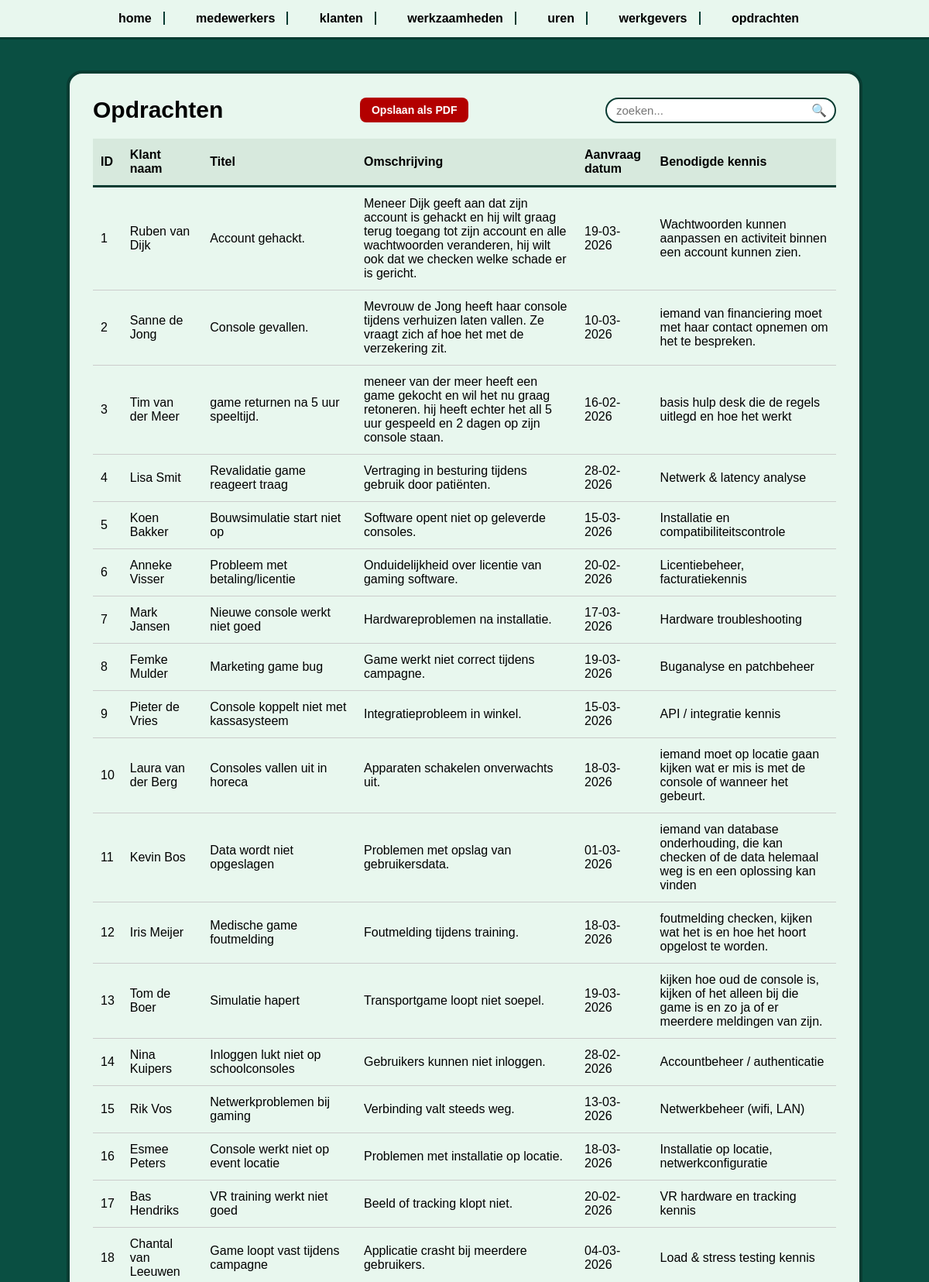
Screenshot of /opdrachten.php (upper part) with the database file from the repository.
### tables this page shows
CREATE TABLE `Opdrachten` (
  `ID` int NOT NULL,
  `Klant naam` varchar(100) NOT NULL,
  `Titel` varchar(50) NOT NULL,
  `Omschrijving` varchar(200) NOT NULL,
  `Aanvraag datum` varchar(15) NOT NULL,
  `Benodigde kennis` varchar(150) NOT NULL
);

### opdrachten.php (the view, shortened to what this page needs)
<?php
$Servername = $_ENV['DB_HOST'] . ':' . $_ENV['DB_PORT'];
$Username   = $_ENV['DB_USERNAME'];
$Password   = $_ENV['DB_PASSWORD'];
$Dbname     = $_ENV['DB_NAME'];
$conn = new mysqli($Servername, $Username, $Password, $Dbname);
$sql = "SELECT
            `ID`,
            `Klant naam`,
            `Titel`,
            `Omschrijving`,
            `Aanvraag datum`,
            `Benodigde kennis`
        FROM `Opdrachten`";
$result = $conn->query($sql);
?>
<!DOCTYPE html>
<html lang="nl">
<head>
</head>
<body>
<nav>
    <div class="links">
        <a href="index.php">home</a>
        <a href="medewerkers.php">medewerkers</a>
        <a href="klanten.php">klanten</a>
        <a href="werkzaamheden.php">werkzaamheden</a>
        <a href="uren.php">uren</a>
        <a href="werkgevers.php">werkgevers</a>
        <a href="opdrachten.php">opdrachten</a>
    </div>
</nav>
<div class="container">
    <div class="title-row">
        <h1>Opdrachten</h1>
        <button class="pdf-btn" onclick="window.print()">Opslaan als PDF</button>
        <div class="searchbar">
            <input type="text" id="search" placeholder="zoeken..."> 🔍
        </div>
    </div>
    <table id="dataTable">
        <tr>
            <th>ID</th>
            <th>Klant naam</th>
            <th>Titel</th>
            <th>Omschrijving</th>
            <th>Aanvraag datum</th>
            <th>Benodigde kennis</th>
        </tr>
        <?php
        if ($result && $result->num_rows > 0) {
            while ($row = $result->fetch_assoc()) {
                echo "<tr>";
                echo "<td>{$row['ID']}</td>";
                echo "<td>{$row['Klant naam']}</td>";
                echo "<td>{$row['Titel']}</td>";
                echo "<td>{$row['Omschrijving']}</td>";
                echo "<td>{$row['Aanvraag datum']}</td>";
                echo "<td>{$row['Benodigde kennis']}</td>";
                echo "</tr>";
            }
        } else {
            echo "<tr><td colspan='6'>Geen opdrachten gevonden</td></tr>";
        }
        ?>
    </table>
</div>
</body>
</html>

### opdrachten.php (style rules this page uses)
body { margin: 0; font-family: Arial, sans-serif; background: #0a4f42; }
nav { background: #e8f7ee; padding: 15px; display: flex; justify-content: center; border-bottom: 3px solid #083c32; }
nav .links a { margin: 0 18px; padding-right: 15px; color: #000; font-weight: bold; text-decoration: none; border-right: 2px solid #083c32; }
nav .links a:last-child { border-right: none; }
.container { background: #e8f7ee; margin: 40px auto; width: 80%; padding: 30px; border-radius: 20px; border: 4px solid #083c32; }
.title-row { display: flex; justify-content: space-between; align-items: center; margin-bottom: 20px; }
h1 { margin: 0; font-size: 30px; display: flex; align-items: center; }
.searchbar { background: white; border-radius: 20px; padding: 5px 10px; border: 2px solid #083c32; display: flex; align-items: center; }
.searchbar input { border: none; outline: none; background: transparent; font-size: 15px; width: 250px; }
table { width: 100%; border-collapse: separate; border-spacing: 0; }
table th { position: sticky; top: 0; background: #d7e9dd; border-bottom: 3px solid #083c32; padding: 12px 10px; text-align: left; }
table td { padding: 12px 10px; border-bottom: 1px solid #ccc; }
.pdf-btn { background: #b30000; color: white; padding: 8px 15px; border: none; border-radius: 8px; cursor: pointer; font-size: 14px; font-weight: bold; }

### rows the page displays
opdrachten: ID "1", Klant naam "Ruben van Dijk", Titel "Account gehackt.", Omschrijving "Meneer Dijk geeft aan dat zijn account is gehackt en hij wilt graag terug toegang tot zijn account en alle wachtwoorden veranderen, hij wilt ook dat we checken welke schade er is gericht.", Aanvraag datum "19-03-2026", Benodigde kennis "Wachtwoorden kunnen aanpassen en activiteit binnen een account kunnen zien."
opdrachten: ID "2", Klant naam "Sanne de Jong", Titel "Console gevallen.", Omschrijving "Mevrouw de Jong heeft haar console tijdens verhuizen laten vallen. Ze vraagt zich af hoe het met de verzekering zit.", Aanvraag datum "10-03-2026", Benodigde kennis "iemand van financiering moet met haar contact opnemen om het te bespreken."
opdrachten: ID "3", Klant naam "Tim van der Meer", Titel "game returnen na 5 uur speeltijd.", Omschrijving "meneer van der meer heeft een game gekocht en wil het nu graag retoneren. hij heeft echter het all 5 uur gespeeld en 2 dagen op zijn console staan.", Aanvraag datum "16-02-2026", Benodigde kennis "basis hulp desk die de regels uitlegd en hoe het werkt"
opdrachten: ID "4", Klant naam "Lisa Smit", Titel "Revalidatie game reageert traag", Omschrijving "Vertraging in besturing tijdens gebruik door patiënten.", Aanvraag datum "28-02-2026", Benodigde kennis "Netwerk & latency analyse"
opdrachten: ID "5", Klant naam "Koen Bakker", Titel "Bouwsimulatie start niet op", Omschrijving "Software opent niet op geleverde consoles.", Aanvraag datum "15-03-2026", Benodigde kennis "Installatie en compatibiliteitscontrole"
opdrachten: ID "6", Klant naam "Anneke Visser", Titel "Probleem met betaling/licentie", Omschrijving "Onduidelijkheid over licentie van gaming software.", Aanvraag datum "20-02-2026", Benodigde kennis "Licentiebeheer, facturatiekennis"
opdrachten: ID "7", Klant naam "Mark Jansen", Titel "Nieuwe console werkt niet goed", Omschrijving "Hardwareproblemen na installatie.", Aanvraag datum "17-03-2026", Benodigde kennis "Hardware troubleshooting"
opdrachten: ID "8", Klant naam "Femke Mulder", Titel "Marketing game bug", Omschrijving "Game werkt niet correct tijdens campagne.", Aanvraag datum "19-03-2026", Benodigde kennis "Buganalyse en patchbeheer"
opdrachten: ID "9", Klant naam "Pieter de Vries", Titel "Console koppelt niet met kassasysteem", Omschrijving "Integratieprobleem in winkel.", Aanvraag datum "15-03-2026", Benodigde kennis "API / integratie kennis"
opdrachten: ID "10", Klant naam "Laura van der Berg", Titel "Consoles vallen uit in horeca", Omschrijving "Apparaten schakelen onverwachts uit.", Aanvraag datum "18-03-2026", Benodigde kennis "iemand moet op locatie gaan kijken wat er mis is met de console of wanneer het gebeurt."
opdrachten: ID "11", Klant naam "Kevin Bos", Titel "Data wordt niet opgeslagen", Omschrijving "Problemen met opslag van gebruikersdata.", Aanvraag datum "01-03-2026", Benodigde kennis "iemand van database onderhouding, die kan checken of de data helemaal weg is en een oplossing kan vinden"
opdrachten: ID "12", Klant naam "Iris Meijer", Titel "Medische game foutmelding", Omschrijving "Foutmelding tijdens training.", Aanvraag datum "18-03-2026", Benodigde kennis "foutmelding checken, kijken wat het is en hoe het hoort opgelost te worden."
opdrachten: ID "13", Klant naam "Tom de Boer", Titel "Simulatie hapert", Omschrijving "Transportgame loopt niet soepel.", Aanvraag datum "19-03-2026", Benodigde kennis "kijken hoe oud de console is, kijken of het alleen bij die game is en zo ja of er meerdere meldingen van zijn."
opdrachten: ID "14", Klant naam "Nina Kuipers", Titel "Inloggen lukt niet op schoolconsoles", Omschrijving "Gebruikers kunnen niet inloggen.", Aanvraag datum "28-02-2026", Benodigde kennis "Accountbeheer / authenticatie"
opdrachten: ID "15", Klant naam "Rik Vos", Titel "Netwerkproblemen bij gaming", Omschrijving "Verbinding valt steeds weg.", Aanvraag datum "13-03-2026", Benodigde kennis "Netwerkbeheer (wifi, LAN)"
opdrachten: ID "16", Klant naam "Esmee Peters", Titel "Console werkt niet op event locatie", Omschrijving "Problemen met installatie op locatie.", Aanvraag datum "18-03-2026", Benodigde kennis "Installatie op locatie, netwerkconfiguratie"
opdrachten: ID "17", Klant naam "Bas Hendriks", Titel "VR training werkt niet goed", Omschrijving "Beeld of tracking klopt niet.", Aanvraag datum "20-02-2026", Benodigde kennis "VR hardware en tracking kennis"
opdrachten: ID "18", Klant naam "Chantal van Leeuwen", Titel "Game loopt vast tijdens campagne", Omschrijving "Applicatie crasht bij meerdere gebruikers.", Aanvraag datum "04-03-2026", Benodigde kennis "Load & stress testing kennis"
